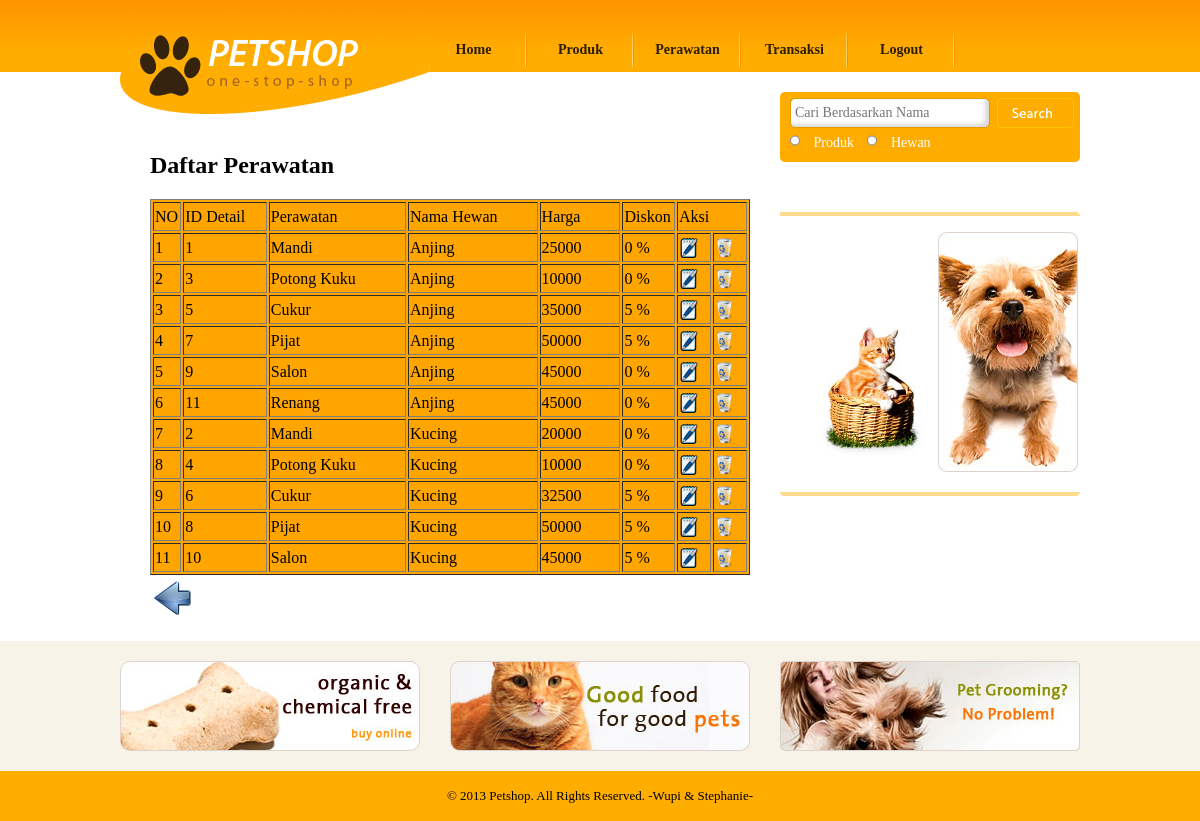
Screenshot of /pegawai_perawatan.php with the database file from the repository.
### tables this page shows
CREATE TABLE `detail_perawatan` (
  `id_detail_perawatan` int(11) NOT NULL AUTO_INCREMENT,
  `id_perawatan` int(11) NOT NULL,
  `id_kategori_hewan` int(11) NOT NULL,
  `harga_perawatan` double DEFAULT NULL,
  `diskon` float DEFAULT NULL,
  PRIMARY KEY (`id_detail_perawatan`),
  KEY `id_perawatan` (`id_perawatan`),
  KEY `id_kategori_hewan` (`id_kategori_hewan`),
  CONSTRAINT `detail_perawatan_ibfk_1` FOREIGN KEY (`id_perawatan`) REFERENCES `perawatan` (`id_perawatan`),
  CONSTRAINT `detail_perawatan_ibfk_2` FOREIGN KEY (`id_kategori_hewan`) REFERENCES `kategori_hewan` (`id_kategori_hewan`)
);

CREATE TABLE `perawatan` (
  `id_perawatan` int(11) NOT NULL AUTO_INCREMENT,
  `nama_perawatan` varchar(20) DEFAULT NULL,
  PRIMARY KEY (`id_perawatan`)
);

CREATE TABLE `kategori_hewan` (
  `id_kategori_hewan` int(11) NOT NULL,
  `nama_kategori_hewan` varchar(20) DEFAULT NULL,
  PRIMARY KEY (`id_kategori_hewan`)
);

### pegawai_perawatan.php (the view, shortened to what this page needs)
<!DOCTYPE html PUBLIC "-//W3C//DTD XHTML 1.0 Transitional//EN" "http://www.w3.org/TR/xhtml1/DTD/xhtml1-transitional.dtd">
<html xmlns="http://www.w3.org/1999/xhtml">
<head>
	<link href="css/style.css" rel="stylesheet" type="text/css" />
</head>
<body>
			<?php include "header_pegawai.php"; ?>
			<div id="body">
			       <div id="content">
				        <div class="content">
							<div class="about">
				<h2>Daftar Perawatan</h2>
                <ul>
				<li>
					<form method="post" action="cek_login.php" class="login">
					<table border=1 bgcolor=orange>
						<?php include "koneksi.php";
							$tampil_perawatan=mysql_query("SELECT id_detail_perawatan,perawatan.nama_perawatan, kategori_hewan.nama_kategori_hewan,
									detail_perawatan.harga_perawatan,detail_perawatan.diskon FROM perawatan, kategori_hewan,
									detail_perawatan WHERE perawatan.id_perawatan=detail_perawatan.id_perawatan AND
									detail_perawatan.id_kategori_hewan=kategori_hewan.id_kategori_hewan");
							$no=1;
							echo "<tr><td>NO</td><td>ID Detail</td><td>Perawatan</td><td>Nama Hewan</td><td>Harga</td><td>Diskon</td><td colspan=2>Aksi</td></tr>";
							while($data_perawatan=mysql_fetch_array($tampil_perawatan))
							{
								$data_perawatan['diskon']=$data_perawatan['diskon']*100;
								echo "<tr>";
								echo "<td width=25>$no</td>
										<td width=105>$data_perawatan[id_detail_perawatan]</td>
										<td width=175>$data_perawatan[nama_perawatan]</td>
										<td width=175>$data_perawatan[nama_kategori_hewan]</td>
										<td width=100>$data_perawatan[harga_perawatan]</td>
										<td width=50>$data_perawatan[diskon] %</td>
										<td><a href=pegawai_ubah_detail_perawatan.php?id_detail_perawatan=$data_perawatan[id_detail_perawatan] ><img src=images/ubah.png width=20 height=20></a></td>
								<td><a href=pegawai_hapus_detail_perawatan.php?id_detail_perawatan=$data_perawatan[id_detail_perawatan]><img src=images/hapus.png width=20 height=20></a></td>";
								echo "</tr>";
								$no++;
							}
						?>
					</table>
					<table>
	<tr><td colspan=8><a href="pegawai_lihat_perawatan.php"><img src="images/back.png" width=40 height=40 align=right></a></td></tr>
	</table>
					</form>
				</li>
				</ul>
							</div>
						</div>
					    <div id="sidebar">
								<?php include "cari.php"; ?>
                               <?php include "shoping_guide.php"; ?>
				   <?php include "iklan.php"; ?>
			<div id="footer">
			        <?php include "footer.php"; ?>
			</div>
</body>
</html>

### css/style.css (style rules this page uses)
body { margin:0; padding:0; background: url("../images/bg-body.gif"); background-repeat:repeat-x; }
#body div#content { width:960px; margin:0 auto; overflow:hidden; background-image:none; height:auto; overflow:hidden; }
#body div#content .content { float:left; width:640px; margin-right:20px; background-image:none; height:auto; overflow:hidden; }
#body #content .content h2 { font-family: "Myriad Pro"; margin: 80px 0 0 30px; }
#body #content .content ul { margin:0; padding:0; list-style-type:none; }
#body #content .content ul li { width:300px; padding:0 10px; margin:0 0 20px 0; float:left; line-height:25px; height:auto; }
#body #content .content ul li a { text-decoration:none; }
#body #content .content ul li img { border:0; float:left; margin-right:10px; }
#body #content .content .about { width:640px; height:auto; overflow:hidden; }
#body #content .content .about h2 { margin:80px 0 0 30px; font-family: "Myriad Pro"; }
#body #content .content .about ul { margin:0; padding:0; list-style-type:none; }
#body #content .content .about ul li { clear:both; width:600px; padding:20px 10px 0 30px; }
#body #content #sidebar { float:left; width:300px; background-image:none; }
#footer { background-color:#310000; background-image:none; }

### rows the page displays
detail_perawatan: id_detail_perawatan "1", id_perawatan.nama_perawatan "Mandi", id_kategori_hewan.nama_kategori_hewan "Anjing", harga_perawatan "25000", diskon "0"
detail_perawatan: id_detail_perawatan "3", id_perawatan.nama_perawatan "Potong Kuku", id_kategori_hewan.nama_kategori_hewan "Anjing", harga_perawatan "10000", diskon "0"
detail_perawatan: id_detail_perawatan "5", id_perawatan.nama_perawatan "Cukur", id_kategori_hewan.nama_kategori_hewan "Anjing", harga_perawatan "35000"
detail_perawatan: id_detail_perawatan "7", id_perawatan.nama_perawatan "Pijat", id_kategori_hewan.nama_kategori_hewan "Anjing", harga_perawatan "50000", data_perawatan "5"
detail_perawatan: id_detail_perawatan "9", id_perawatan.nama_perawatan "Salon", id_kategori_hewan.nama_kategori_hewan "Anjing", harga_perawatan "45000", diskon "0"
detail_perawatan: id_detail_perawatan "11", id_perawatan.nama_perawatan "Renang", id_kategori_hewan.nama_kategori_hewan "Anjing", harga_perawatan "45000", diskon "0"
detail_perawatan: id_detail_perawatan "2", id_perawatan.nama_perawatan "Mandi", id_kategori_hewan.nama_kategori_hewan "Kucing", harga_perawatan "20000", diskon "0"
detail_perawatan: id_detail_perawatan "4", id_perawatan.nama_perawatan "Potong Kuku", id_kategori_hewan.nama_kategori_hewan "Kucing", harga_perawatan "10000", diskon "0"
detail_perawatan: id_detail_perawatan "6", id_perawatan.nama_perawatan "Cukur", id_kategori_hewan.nama_kategori_hewan "Kucing", harga_perawatan "32500", data_perawatan "5"
detail_perawatan: id_detail_perawatan "8", id_perawatan.nama_perawatan "Pijat", id_kategori_hewan.nama_kategori_hewan "Kucing", harga_perawatan "50000", data_perawatan "5"
detail_perawatan: id_detail_perawatan "10", id_perawatan.nama_perawatan "Salon", id_kategori_hewan.nama_kategori_hewan "Kucing", harga_perawatan "45000", data_perawatan "5"
